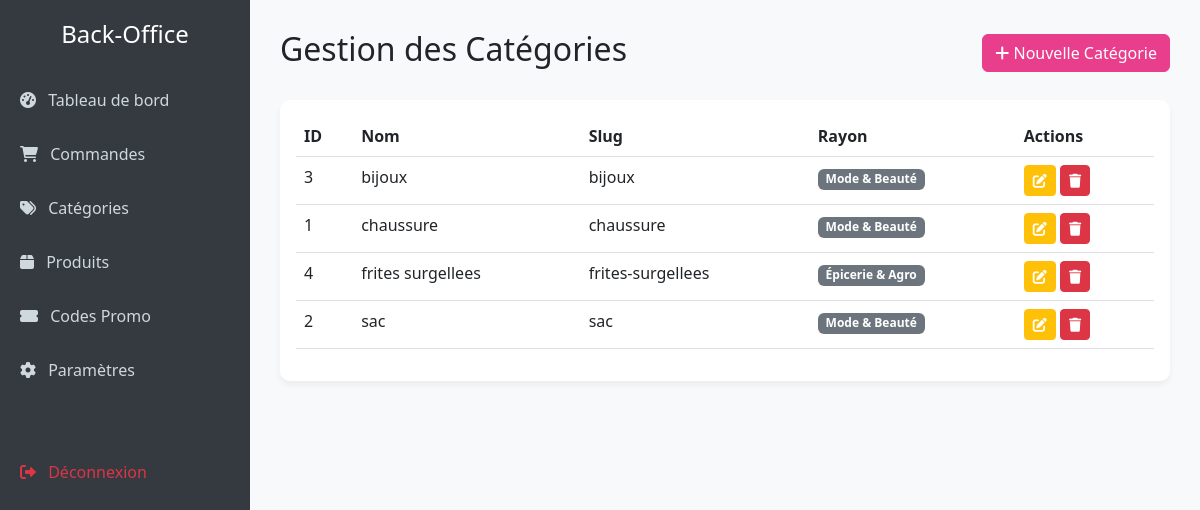
Screenshot of /admin/categories.php (signed in) with the database file from the repository.
### tables this page shows
CREATE TABLE categories (
        id INTEGER PRIMARY KEY AUTOINCREMENT,
        name TEXT NOT NULL,
        slug TEXT NOT NULL UNIQUE
    , department TEXT DEFAULT 'Mode & Beauté');

### admin/categories.php (the view, shortened to what this page needs)
<?php
require_once __DIR__ . '/includes/auth.php';
$categories = $pdo->query("SELECT * FROM categories ORDER BY name ASC")->fetchAll();
require_once __DIR__ . '/includes/header.php';
?>
<div class="d-flex justify-content-between align-items-center mb-4">
    <h2>Gestion des Catégories</h2>
    <button class="btn btn-primary" data-bs-toggle="modal" data-bs-target="#categoryModal" onclick="resetForm()">
        <i class="fas fa-plus"></i> Nouvelle Catégorie
    </button>
</div>
<div class="card p-3">
    <table class="table table-hover">
        <thead>
            <tr>
                <th>ID</th>
                <th>Nom</th>
                <th>Slug</th>
                <th>Rayon</th>
                <th>Actions</th>
            </tr>
        </thead>
        <tbody>
            <?php foreach ($categories as $cat): ?>
            <tr>
                <td><?= $cat['id'] ?></td>
                <td><?= htmlspecialchars($cat['name']) ?></td>
                <td><?= htmlspecialchars($cat['slug']) ?></td>
                <td><span class="badge bg-secondary"><?= htmlspecialchars($cat['department']) ?></span></td>
                <td>
                    <button class="btn btn-sm btn-warning text-white" onclick="editCategory(<?= $cat['id'] ?>, '<?= htmlspecialchars(addslashes($cat['name'])) ?>', '<?= htmlspecialchars(addslashes($cat['department'])) ?>')"><i class="fas fa-edit"></i></button>
                    <a href="?delete=<?= $cat['id'] ?>" class="btn btn-sm btn-danger" onclick="return confirm('Êtes-vous sûr de vouloir supprimer cette catégorie ?');"><i class="fas fa-trash"></i></a>
                </td>
            </tr>
            <?php endforeach; ?>
        </tbody>
    </table>
</div>
<?php require_once __DIR__ . '/includes/footer.php'; ?>

### admin/includes/header.php (shortened to what this page needs)
<!DOCTYPE html>
<html lang="fr">
<head>
    <link href="https://cdn.jsdelivr.net/npm/bootstrap@5.3.0/dist/css/bootstrap.min.css" rel="stylesheet">
    <link href="https://cdnjs.cloudflare.com/ajax/libs/font-awesome/6.0.0/css/all.min.css" rel="stylesheet">
</head>
<body>
<div class="sidebar">
    <h4 class="text-center mb-4">Back-Office</h4>
    <a href="index.php"><i class="fas fa-tachometer-alt me-2"></i> Tableau de bord</a>
    <a href="orders.php"><i class="fas fa-shopping-cart me-2"></i> Commandes</a>
    <a href="categories.php"><i class="fas fa-tags me-2"></i> Catégories</a>
    <a href="products.php"><i class="fas fa-box me-2"></i> Produits</a>
    <a href="coupons.php"><i class="fas fa-ticket-alt me-2"></i> Codes Promo</a>
    <a href="settings.php"><i class="fas fa-cog me-2"></i> Paramètres</a>
    <a href="logout.php" class="text-danger mt-5"><i class="fas fa-sign-out-alt me-2"></i> Déconnexion</a>
</div>
<div class="content">

### admin/includes/footer.php (shortened to what this page needs)
</div>
</body>
</html>

### admin/includes/header.php (style rules this page uses)
body { font-family: 'Segoe UI', Tahoma, Geneva, Verdana, sans-serif; background-color: #f8f9fa; }
.sidebar { height: 100vh; background-color: #343a40; color: white; padding-top: 20px; position: fixed; width: 250px; }
.sidebar a { color: #cfd8dc; text-decoration: none; padding: 15px 20px; display: block; transition: 0.3s; }
.content { margin-left: 250px; padding: 30px; }
.card { border: none; border-radius: 10px; box-shadow: 0 4px 6px rgba(0,0,0,0.05); }
.btn-primary { background-color: #e83e8c; border-color: #e83e8c; }

### rows the page displays
categories: id "3", name "bijoux", slug "bijoux", department "Mode & Beauté"
categories: id "1", name "chaussure", slug "chaussure", department "Mode & Beauté"
categories: id "4", name "frites surgellees", slug "frites-surgellees", department "Épicerie & Agro"
categories: id "2", name "sac", slug "sac", department "Mode & Beauté"
